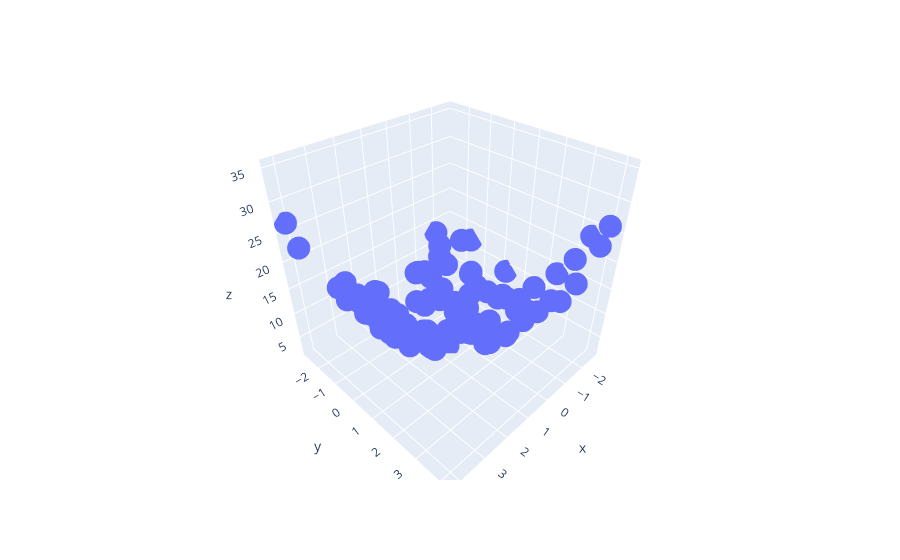

Write notebook code for a chart like this one.
### Code cell
import plotly.express as px

df =px.data.iris()
fig =px.scatter_3d(df,x=x.ravel(),y =y.ravel(),z =z.ravel())
fig.show()
